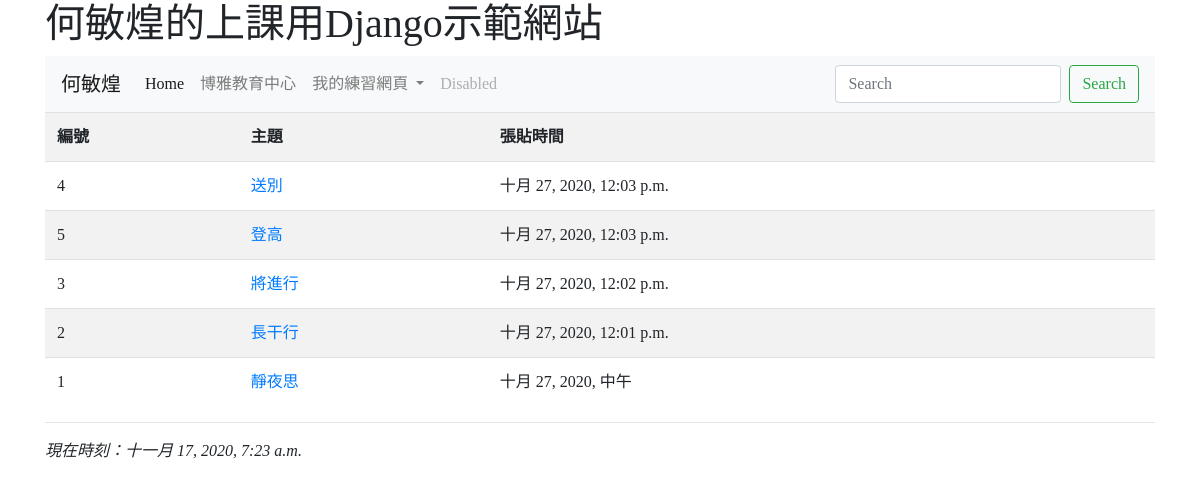
The page / on the database its author committed.
### mainsite/models.py (models this page shows, shortened)
class Post(models.Model):
    title = models.CharField(max_length=200)
    slug = models.CharField(max_length=200)
    body = models.TextField()
    pub_date = models.DateTimeField(default=timezone.now)
    class Meta:
        ordering = ('-pub_date',)

### mainsite/views.py (the view)
# urls.py: path('', homepage),
def homepage(request):
    posts = Post.objects.all()
    now = datetime.now()
    return render(request, "index.html", locals())

### templates/index.html (shortened to what this page needs)
<!doctype html>
<html>
  <head>
    <link rel="stylesheet" href="https://cdn.jsdelivr.net/npm/bootstrap@4.5.3/dist/css/bootstrap.min.css">
  </head>
  <body>
    <div class="container">
    <h1>何敏煌的上課用Django示範網站</h1>
    <nav class="navbar navbar-expand-lg navbar-light bg-light">
        <a class="navbar-brand" href="#">何敏煌</a>
        <div class="collapse navbar-collapse" id="navbarSupportedContent">
          <ul class="navbar-nav mr-auto">
            <li class="nav-item active">
              <a class="nav-link" href="/">Home <span class="sr-only">(current)</span></a>
            </li>
            <li class="nav-item">
              <a class="nav-link" href="http://cla.nkust.edu.tw">博雅教育中心</a>
            </li>
            <li class="nav-item dropdown">
              <a class="nav-link dropdown-toggle" href="#" id="navbarDropdown" role="button" data-toggle="dropdown" aria-haspopup="true" aria-expanded="false">
                我的練習網頁
              </a>
            </li>
            <li class="nav-item">
              <a class="nav-link disabled" href="#" tabindex="-1" aria-disabled="true">Disabled</a>
            </li>
          </ul>
          <form class="form-inline my-2 my-lg-0">
            <input class="form-control mr-sm-2" type="search" placeholder="Search" aria-label="Search">
            <button class="btn btn-outline-success my-2 my-sm-0" type="submit">Search</button>
          </form>
        </div>
      </nav>
        <table class="table table-striped">
          <tr><th>編號</th><th>主題</th><th>張貼時間</th></tr>
          {% for post in posts %}
          <tr>
            <td>{{ post.id }}</td>
            <td>
              <a href="/post/{{post.slug}}/">{{ post.title }}</a>
            </td>
            <td>
              {{ post.pub_date }}
            </td>
          </tr>
          {% endfor %}
        </table>
        <hr>
        <i>現在時刻：{{ now }}</i>
      </div>
  </body>
</html>

### templates/index.html (style rules this page uses)
body { font-family: 微軟正黑體; }

### rows shown on the page
Post: id "4", title "送別", pub_date "十月 27, 2020, 12:03 p.m."
Post: id "5", title "登高", pub_date "十月 27, 2020, 12:03 p.m."
Post: id "3", title "將進行", pub_date "十月 27, 2020, 12:02 p.m."
Post: id "2", title "長干行", pub_date "十月 27, 2020, 12:01 p.m."
Post: id "1", title "靜夜思", pub_date "十月 27, 2020, 中午"
